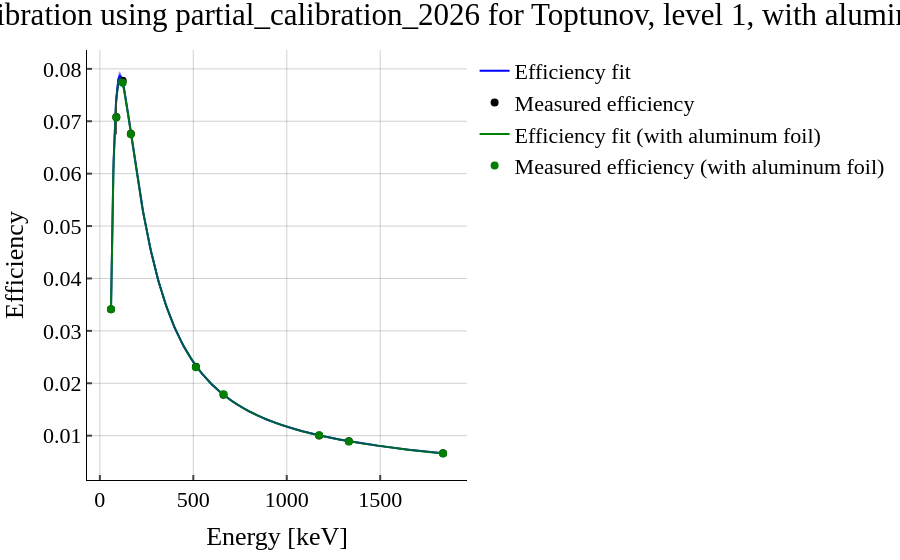
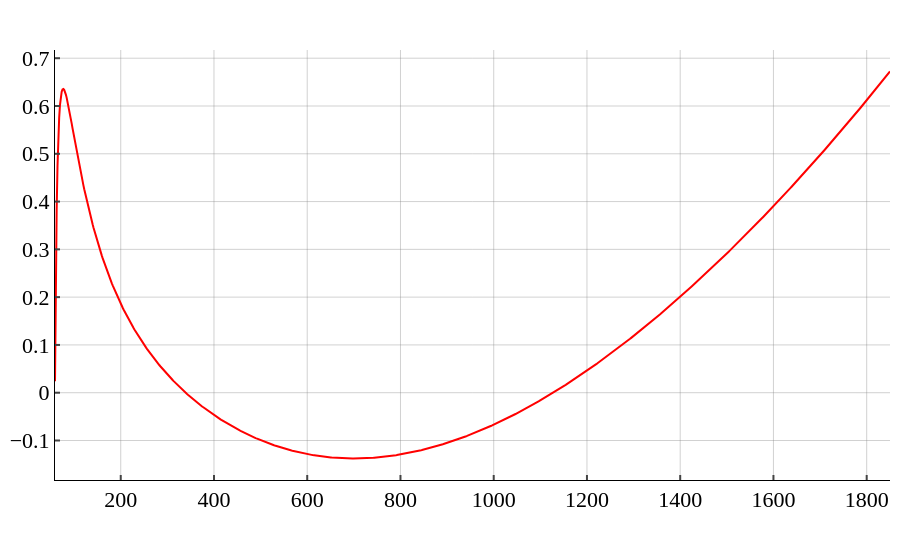

Here is the notebook cell these charts were saved with, in order:
### Code cell
calib_nA = HPGeCalibration(
    detector_name='Toptunov',
    calibration_name='partial_calibration_2026',
    level=1,
)
calib_wA = HPGeCalibration(
    detector_name='Toptunov',
    calibration_name='partial_calibration_2026',
    level=1,
    with_aluminum_foil=True
)

#combine the two figures into one for comparison
fig_nA = calib_nA.get_plot()
fig_wA = calib_wA.get_plot()

# add data from calib_wA to fig_nA
for trace in fig_wA.data:
    # update the name of the trace to indicate it's with aluminum foil
    trace.name = f"{trace.name} (with aluminum foil)"
    # if its a scatter trace, change the marker color to distinguish it
    if isinstance(trace, go.Scatter) and trace.mode == 'markers':
        trace.marker.color = 'rgba(0, 128, 0, 1)'  # change color to green for example
    # if its a line trace, change the line color to distinguish it
    if isinstance(trace, go.Scatter) and trace.mode == 'lines':
        trace.line.color = 'rgba(0, 128, 0, 1)'  # change color to green for example
    fig_nA.add_trace(trace)

fig_nA.show()

# plot the resudiuals of the two calibrations
energy = np.linspace(59, 1850, 1000) # keV
nA = np.array([calib_nA.evaluate_efficiency_at_energy(e) for e in energy])
wA = np.array([calib_wA.evaluate_efficiency_at_energy(e) for e in energy])

# plot the residuals of the two calibrations
residuals = nA - wA
# in percentage with respect to the calibration without aluminum foil
residuals_percentage = residuals / nA * 100


fig = go.Figure()
fig.add_trace(go.Scatter(
    x=energy,
    y=unp.nominal_values(residuals_percentage),
    mode='lines',
    name='Residuals [%]',
    line=dict(color='rgba(255,0,0,1)')
))

fig.show()

### Figure 1 — Plotly figure (JSON) as saved in the notebook; plotly's stock layout.template omitted (floating-point values rounded to 4 significant figures; data arrays with more than 128 entries replaced by an {"elided": "..."} marker saying what was removed)
{"data": [{"error_x": {"color": "rgba(63, 63, 63, 0.81)", "thickness": 1, "width": 0}, "error_y": {"color": "rgba(63, 63, 63, 0.81)", "thickness": 1, "width": 0}, "line": {"color": "blue", "width": 2}, "mode": "lines", "name": "Efficiency fit", "type": "scatter", "x": {"elided": "1000 float values"}, "y": {"elided": "1000 float values"}}, {"error_x": {"color": "rgba(63, 63, 63, 0.81)", "thickness": 1, "width": 0}, "error_y": {"color": "rgba(63, 63, 63, 0.81)", "thickness": 1, "width": 0}, "fill": "toself", "fillcolor": "rgba(0,0,255,0.4)", "hoverinfo": "skip", "line": {"color": "rgba(255,255,255,0)"}, "showlegend": false, "type": "scatter", "x": {"elided": "2000 float values"}, "y": {"elided": "2000 float values"}}, {"error_x": {"color": "rgba(63, 63, 63, 0.81)", "thickness": 1, "width": 0}, "error_y": {"array": [0.0004883, 0.003232, 0.0005815, 0.0005561, 0.0003958, 0.000151, 0.0001406, 0.0001257, 6.939e-05], "color": "rgba(63, 63, 63, 0.81)", "thickness": 1, "type": "data", "visible": true, "width": 0}, "marker": {"color": "black", "size": 8}, "mode": "markers", "name": "Measured efficiency", "type": "scatter", "x": [59.54, 88.03, 122.1, 165.9, 514.0, 661.7, 1173.0, 1332.0, 1836.0], "y": [0.03413, 0.0708, 0.07775, 0.06759, 0.02316, 0.01782, 0.01003, 0.008937, 0.006634]}, {"error_x": {"color": "rgba(63, 63, 63, 0.81)", "thickness": 1, "width": 0}, "error_y": {"color": "rgba(63, 63, 63, 0.81)", "thickness": 1, "width": 0}, "line": {"color": "rgba(0, 128, 0, 1)", "width": 2}, "mode": "lines", "name": "Efficiency fit (with aluminum foil)", "type": "scatter", "x": {"elided": "1000 float values"}, "y": {"elided": "1000 float values"}}, {"error_x": {"color": "rgba(63, 63, 63, 0.81)", "thickness": 1, "width": 0}, "error_y": {"color": "rgba(63, 63, 63, 0.81)", "thickness": 1, "width": 0}, "fill": "toself", "fillcolor": "rgba(0,0,255,0.4)", "hoverinfo": "skip", "line": {"color": "rgba(255,255,255,0)"}, "name": "None (with aluminum foil)", "showlegend": false, "type": "scatter", "x": {"elided": "2000 float values"}, "y": {"elided": "2000 float values"}}, {"error_x": {"color": "rgba(63, 63, 63, 0.81)", "thickness": 1, "width": 0}, "error_y": {"array": [0.0004928, 0.003226, 0.0005825, 0.0005592, 0.000352, 0.0001548, 0.0001419, 0.0001242, 7.176e-05], "color": "rgba(63, 63, 63, 0.81)", "thickness": 1, "type": "data", "visible": true, "width": 0}, "marker": {"color": "rgba(0, 128, 0, 1)", "size": 8}, "mode": "markers", "name": "Measured efficiency (with aluminum foil)", "type": "scatter", "x": [59.54, 88.03, 122.1, 165.9, 514.0, 661.7, 1173.0, 1332.0, 1836.0], "y": [0.0341, 0.0707, 0.07735, 0.0675, 0.02305, 0.01789, 0.01007, 0.008876, 0.006596]}], "layout": {"title": {"text": "Efficiency Calibration using partial_calibration_2026 for Toptunov, level 1, with aluminum foil: False"}, "xaxis": {"title": {"text": "Energy [keV]"}}, "yaxis": {"title": {"text": "Efficiency"}}}}

### Figure 2 — Plotly figure (JSON) as saved in the notebook; plotly's stock layout.template omitted (floating-point values rounded to 4 significant figures; data arrays with more than 128 entries replaced by an {"elided": "..."} marker saying what was removed)
{"data": [{"line": {"color": "rgba(255,0,0,1)"}, "mode": "lines", "name": "Residuals [%]", "type": "scatter", "x": {"elided": "1000 float values"}, "y": {"elided": "1000 float values"}}], "layout": {}}
